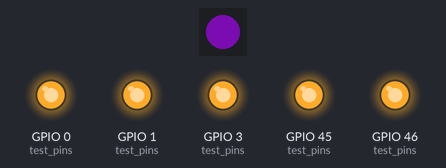
Recording of a program running on a simulated ESP32-S3. Parts: 1 RGB LEDs in strip order, left to right, output pins drawn as LEDs (lit = HIGH). Dim RGB values are drawn brighter than linear; random numbers use the default seed unless the program sets one; what the program prints to the serial monitor is not drawn.

Above: at 0.1 s.
At 5.1 s:
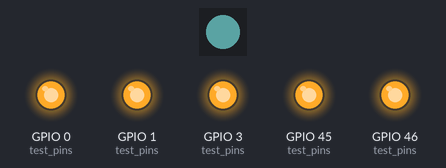
At 10.1 s:
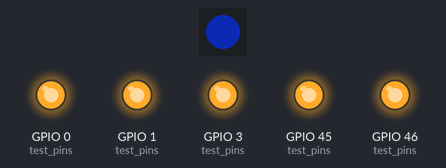
At 20.1 s:
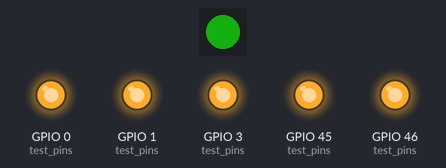
At 29.6 s:
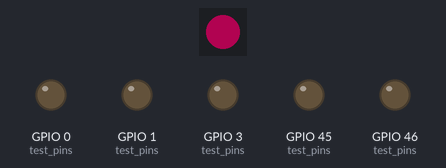
At 39.75 s:
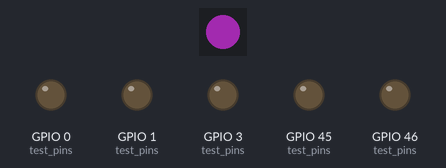
Timing chart, 0 to 40.0 s (numbered marks = the images above):
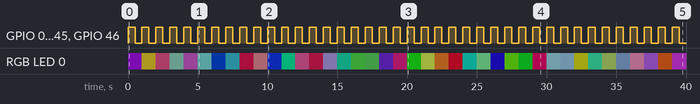

Measured:
- by itself, GPIO 0 (test_pins), GPIO 1 (test_pins), GPIO 3 (test_pins), GPIO 45 (test_pins), GPIO 46 (test_pins): alternates HIGH for 0.50 s and LOW for 0.50 s
- by itself, RGB LED 0: off → RGB(40, 4, 58) at 0.00 s, → RGB(50, 44, 9) 1.0 s later, → RGB(47, 17, 28) 1.0 s later, → RGB(20, 30, 27) 1.0 s later, … (40 changes in this stretch)

The program:

main.cpp
```cpp
#include <Arduino.h>
#include <FastLED.h>
#include <ResponsiveAnalogRead.h>

#define NUM_LEDS 1
CRGB leds[NUM_LEDS];

//5 test pins
#define TEST0 0
#define TEST1 3
#define TEST2 45
#define TEST3 46
#define TEST4 1

//array of test pins
uint8_t test_pins[5] = {TEST0,TEST1,TEST2,TEST3,TEST4};

// uncomment for ADC testing
// ResponsiveAnalogRead analog0(TEST0, true);
// ResponsiveAnalogRead analog1(TEST1, true);
// ResponsiveAnalogRead analog2(TEST2, true);


void setup()
{
  Serial.begin(115200);
  //setup onboard RGB LED
  FastLED.addLeds<WS2812, PIN_NEOPIXEL, GRB>(leds, NUM_LEDS); // RGB ou GRB ??
  FastLED.setBrightness(RGB_BRIGHTNESS);
  Serial.println("setup");

  //setup test pins as digital outputs
  for (uint8_t i=0; i<5;i++){
    pinMode(test_pins[i], OUTPUT);
  }
}
void loop()
{
  leds[0] = CRGB(random(0, 255),random(0, 255),random(0, 255));
  FastLED.show();

  // LED cycle loop

  // leds[0] = CRGB::Green;
  // FastLED.show();
  // Serial.println("green");
  // delay(500);
  // leds[0] = CRGB::Blue;
  // FastLED.show();
  // Serial.println("blue");
  // delay(500);
  // leds[0] = CRGB::Black;
  // FastLED.show();
  // delay(500);

  //testing digital of pins

  for (uint8_t i=0; i<5;i++){
    digitalWrite(test_pins[i], HIGH);
  }
  delay(500);
  for (uint8_t i=0; i<5;i++){
    digitalWrite(test_pins[i], LOW);
  }
  delay(500);

  //3 analog channel test
  //the prints are set up to work with Teleplot

  // analog0.update();
  // Serial.print(">a0r:");
  // Serial.println(analog0.getRawValue());
  // Serial.print(">a0v:");
  // Serial.println(analog0.getValue());

  // analog1.update();
  // Serial.print(">a1r:");
  // Serial.println(analog1.getRawValue());
  // Serial.print(">a1v:");
  // Serial.println(analog1.getValue());

  // analog2.update();
  // Serial.print(">a2r:");
  // Serial.println(analog2.getRawValue());
  // Serial.print(">a2v:");
  // Serial.println(analog2.getValue());

  //delay(50);

}
```
